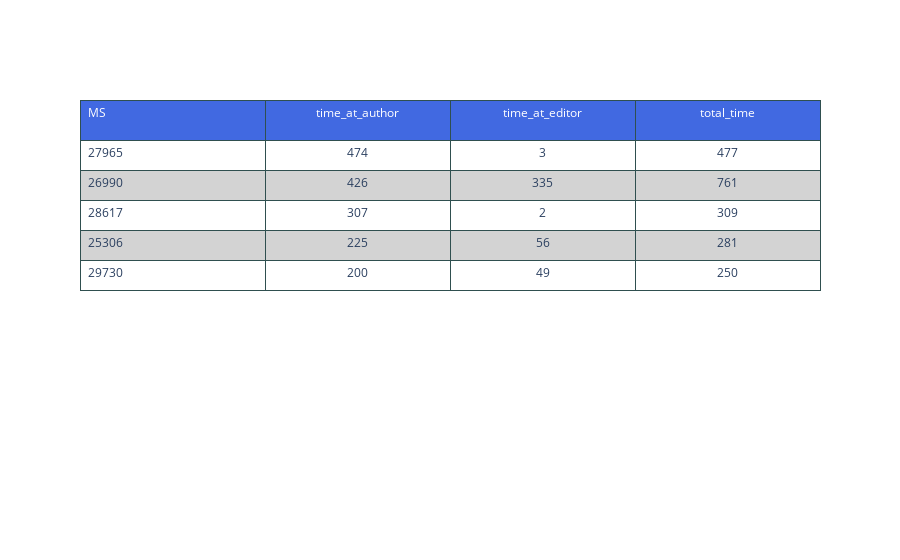

Source (notebook cell):
### Code cell
odd_row='white'
even_row='lightgrey'
authors_table = go.Figure()
authors_table.add_trace(
    go.Table(
        header = dict(
                    values=list(author_tab.columns),
                    line_color='darkslategray',
                    fill_color='royalblue',
                    align=['left','center'],
                    font=dict(color='white', size=12),
                    height=40
                ),
        cells = dict(
                    values = [author_tab.loc[:,col] for col in author_tab.columns],
                    line_color='darkslategray',
                    fill_color = [[odd_row,even_row]*40],
                    align=['left', 'center'],
                    font_size=12,
                    height=30
                )
    )
)
authors_table.show()

### Figure 1 — Plotly figure (JSON) as saved in the notebook; plotly's stock layout.template omitted (floating-point values rounded to 4 significant figures)
{"data": [{"cells": {"align": ["left", "center"], "fill": {"color": [["white", "lightgrey", "white", "lightgrey", "white", "lightgrey", "white", "lightgrey", "white", "lightgrey", "white", "lightgrey", "white", "lightgrey", "white", "lightgrey", "white", "lightgrey", "white", "lightgrey", "white", "lightgrey", "white", "lightgrey", "white", "lightgrey", "white", "lightgrey", "white", "lightgrey", "white", "lightgrey", "white", "lightgrey", "white", "lightgrey", "white", "lightgrey", "white", "lightgrey", "white", "lightgrey", "white", "lightgrey", "white", "lightgrey", "white", "lightgrey", "white", "lightgrey", "white", "lightgrey", "white", "lightgrey", "white", "lightgrey", "white", "lightgrey", "white", "lightgrey", "white", "lightgrey", "white", "lightgrey", "white", "lightgrey", "white", "lightgrey", "white", "lightgrey", "white", "lightgrey", "white", "lightgrey", "white", "lightgrey", "white", "lightgrey", "white", "lightgrey"]]}, "font": {"size": 12}, "height": 30, "line": {"color": "darkslategray"}, "values": [[27965, 26990, 28617, 25306, 29730], [474, 426, 307, 225, 200], [3, 335, 2, 56, 49], [477, 761, 309, 281, 250]]}, "header": {"align": ["left", "center"], "fill": {"color": "royalblue"}, "font": {"color": "white", "size": 12}, "height": 40, "line": {"color": "darkslategray"}, "values": ["MS", "time_at_author", "time_at_editor", "total_time"]}, "type": "table"}], "layout": {}}
